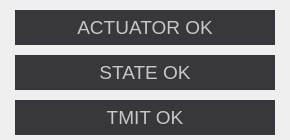
    <widget class="QWidget" name="info_2" native="true">
     <property name="geometry">
      <rect>
       <x>10</x>
       <y>650</y>
       <width>290</width>
       <height>140</height>
      </rect>
     </property>
     <widget class="QLabel" name="stat_tmit_2">
      <property name="geometry">
       <rect>
        <x>15</x>
        <y>100</y>
        <width>260</width>
        <height>35</height>
       </rect>
      </property>
      <property name="font">
       <font>
        <pointsize>14</pointsize>
       </font>
      </property>
      <property name="styleSheet">
       <string notr="true">background-color: rgb(55,55,60);
color: rgb(200, 200, 200);</string>
      </property>
      <property name="text">
       <string>TMIT OK</string>
      </property>
      <property name="alignment">
       <set>Qt::AlignCenter</set>
      </property>
      <property name="margin">
       <number>1</number>
      </property>
     </widget>
     <widget class="QLabel" name="stat_act_2">
      <property name="geometry">
       <rect>
        <x>15</x>
        <y>10</y>
        <width>260</width>
        <height>35</height>
       </rect>
      </property>
      <property name="font">
       <font>
        <pointsize>14</pointsize>
       </font>
      </property>
      <property name="styleSheet">
       <string notr="true">background-color: rgb(55,55,60);
color: rgb(200, 200, 200);</string>
      </property>
      <property name="frameShape">
       <enum>QFrame::NoFrame</enum>
      </property>
      <property name="text">
       <string>ACTUATOR OK</string>
      </property>
      <property name="alignment">
       <set>Qt::AlignCenter</set>
      </property>
      <property name="margin">
       <number>1</number>
      </property>
     </widget>
     <widget class="QLabel" name="stat_meas_2">
      <property name="geometry">
       <rect>
        <x>15</x>
        <y>55</y>
        <width>260</width>
        <height>35</height>
       </rect>
      </property>
      <property name="font">
       <font>
        <pointsize>14</pointsize>
       </font>
      </property>
      <property name="styleSheet">
       <string notr="true">background-color: rgb(55,55,60);
color: rgb(200, 200, 200);</string>
      </property>
      <property name="text">
       <string>STATE OK</string>
      </property>
      <property name="alignment">
       <set>Qt::AlignCenter</set>
      </property>
      <property name="margin">
       <number>1</number>
      </property>
     </widget>
    </widget>
